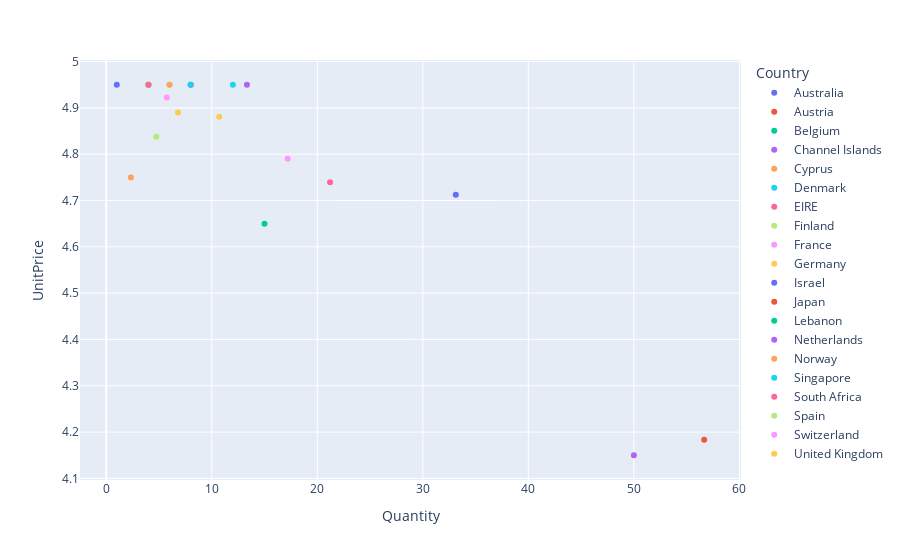

The cell this chart's notebook holds for it:
### Code cell
px.scatter(df3, x='Quantity', y='UnitPrice', color=df3.index)

### Figure 1 — Plotly figure (JSON) as saved in the notebook; plotly's stock layout.template omitted (floating-point values rounded to 4 significant figures)
{"data": [{"hovertemplate": "Country=Australia<br>Quantity=%{x}<br>UnitPrice=%{y}<extra></extra>", "legendgroup": "Australia", "marker": {"color": "#636efa", "symbol": "circle"}, "mode": "markers", "name": "Australia", "orientation": "v", "showlegend": true, "type": "scatter", "x": [33.12], "xaxis": "x", "y": [4.713], "yaxis": "y"}, {"hovertemplate": "Country=Austria<br>Quantity=%{x}<br>UnitPrice=%{y}<extra></extra>", "legendgroup": "Austria", "marker": {"color": "#EF553B", "symbol": "circle"}, "mode": "markers", "name": "Austria", "orientation": "v", "showlegend": true, "type": "scatter", "x": [8], "xaxis": "x", "y": [4.95], "yaxis": "y"}, {"hovertemplate": "Country=Belgium<br>Quantity=%{x}<br>UnitPrice=%{y}<extra></extra>", "legendgroup": "Belgium", "marker": {"color": "#00cc96", "symbol": "circle"}, "mode": "markers", "name": "Belgium", "orientation": "v", "showlegend": true, "type": "scatter", "x": [4], "xaxis": "x", "y": [4.95], "yaxis": "y"}, {"hovertemplate": "Country=Channel Islands<br>Quantity=%{x}<br>UnitPrice=%{y}<extra></extra>", "legendgroup": "Channel Islands", "marker": {"color": "#ab63fa", "symbol": "circle"}, "mode": "markers", "name": "Channel Islands", "orientation": "v", "showlegend": true, "type": "scatter", "x": [13.33], "xaxis": "x", "y": [4.95], "yaxis": "y"}, {"hovertemplate": "Country=Cyprus<br>Quantity=%{x}<br>UnitPrice=%{y}<extra></extra>", "legendgroup": "Cyprus", "marker": {"color": "#FFA15A", "symbol": "circle"}, "mode": "markers", "name": "Cyprus", "orientation": "v", "showlegend": true, "type": "scatter", "x": [2.333], "xaxis": "x", "y": [4.75], "yaxis": "y"}, {"hovertemplate": "Country=Denmark<br>Quantity=%{x}<br>UnitPrice=%{y}<extra></extra>", "legendgroup": "Denmark", "marker": {"color": "#19d3f3", "symbol": "circle"}, "mode": "markers", "name": "Denmark", "orientation": "v", "showlegend": true, "type": "scatter", "x": [12], "xaxis": "x", "y": [4.95], "yaxis": "y"}, {"hovertemplate": "Country=EIRE<br>Quantity=%{x}<br>UnitPrice=%{y}<extra></extra>", "legendgroup": "EIRE", "marker": {"color": "#FF6692", "symbol": "circle"}, "mode": "markers", "name": "EIRE", "orientation": "v", "showlegend": true, "type": "scatter", "x": [21.21], "xaxis": "x", "y": [4.739], "yaxis": "y"}, {"hovertemplate": "Country=Finland<br>Quantity=%{x}<br>UnitPrice=%{y}<extra></extra>", "legendgroup": "Finland", "marker": {"color": "#B6E880", "symbol": "circle"}, "mode": "markers", "name": "Finland", "orientation": "v", "showlegend": true, "type": "scatter", "x": [6], "xaxis": "x", "y": [4.95], "yaxis": "y"}, {"hovertemplate": "Country=France<br>Quantity=%{x}<br>UnitPrice=%{y}<extra></extra>", "legendgroup": "France", "marker": {"color": "#FF97FF", "symbol": "circle"}, "mode": "markers", "name": "France", "orientation": "v", "showlegend": true, "type": "scatter", "x": [5.727], "xaxis": "x", "y": [4.923], "yaxis": "y"}, {"hovertemplate": "Country=Germany<br>Quantity=%{x}<br>UnitPrice=%{y}<extra></extra>", "legendgroup": "Germany", "marker": {"color": "#FECB52", "symbol": "circle"}, "mode": "markers", "name": "Germany", "orientation": "v", "showlegend": true, "type": "scatter", "x": [6.8], "xaxis": "x", "y": [4.89], "yaxis": "y"}, {"hovertemplate": "Country=Israel<br>Quantity=%{x}<br>UnitPrice=%{y}<extra></extra>", "legendgroup": "Israel", "marker": {"color": "#636efa", "symbol": "circle"}, "mode": "markers", "name": "Israel", "orientation": "v", "showlegend": true, "type": "scatter", "x": [1], "xaxis": "x", "y": [4.95], "yaxis": "y"}, {"hovertemplate": "Country=Japan<br>Quantity=%{x}<br>UnitPrice=%{y}<extra></extra>", "legendgroup": "Japan", "marker": {"color": "#EF553B", "symbol": "circle"}, "mode": "markers", "name": "Japan", "orientation": "v", "showlegend": true, "type": "scatter", "x": [56.67], "xaxis": "x", "y": [4.183], "yaxis": "y"}, {"hovertemplate": "Country=Lebanon<br>Quantity=%{x}<br>UnitPrice=%{y}<extra></extra>", "legendgroup": "Lebanon", "marker": {"color": "#00cc96", "symbol": "circle"}, "mode": "markers", "name": "Lebanon", "orientation": "v", "showlegend": true, "type": "scatter", "x": [15], "xaxis": "x", "y": [4.65], "yaxis": "y"}, {"hovertemplate": "Country=Netherlands<br>Quantity=%{x}<br>UnitPrice=%{y}<extra></extra>", "legendgroup": "Netherlands", "marker": {"color": "#ab63fa", "symbol": "circle"}, "mode": "markers", "name": "Netherlands", "orientation": "v", "showlegend": true, "type": "scatter", "x": [50], "xaxis": "x", "y": [4.15], "yaxis": "y"}, {"hovertemplate": "Country=Norway<br>Quantity=%{x}<br>UnitPrice=%{y}<extra></extra>", "legendgroup": "Norway", "marker": {"color": "#FFA15A", "symbol": "circle"}, "mode": "markers", "name": "Norway", "orientation": "v", "showlegend": true, "type": "scatter", "x": [6], "xaxis": "x", "y": [4.95], "yaxis": "y"}, {"hovertemplate": "Country=Singapore<br>Quantity=%{x}<br>UnitPrice=%{y}<extra></extra>", "legendgroup": "Singapore", "marker": {"color": "#19d3f3", "symbol": "circle"}, "mode": "markers", "name": "Singapore", "orientation": "v", "showlegend": true, "type": "scatter", "x": [8], "xaxis": "x", "y": [4.95], "yaxis": "y"}, {"hovertemplate": "Country=South Africa<br>Quantity=%{x}<br>UnitPrice=%{y}<extra></extra>", "legendgroup": "South Africa", "marker": {"color": "#FF6692", "symbol": "circle"}, "mode": "markers", "name": "South Africa", "orientation": "v", "showlegend": true, "type": "scatter", "x": [4], "xaxis": "x", "y": [4.95], "yaxis": "y"}, {"hovertemplate": "Country=Spain<br>Quantity=%{x}<br>UnitPrice=%{y}<extra></extra>", "legendgroup": "Spain", "marker": {"color": "#B6E880", "symbol": "circle"}, "mode": "markers", "name": "Spain", "orientation": "v", "showlegend": true, "type": "scatter", "x": [4.75], "xaxis": "x", "y": [4.838], "yaxis": "y"}, {"hovertemplate": "Country=Switzerland<br>Quantity=%{x}<br>UnitPrice=%{y}<extra></extra>", "legendgroup": "Switzerland", "marker": {"color": "#FF97FF", "symbol": "circle"}, "mode": "markers", "name": "Switzerland", "orientation": "v", "showlegend": true, "type": "scatter", "x": [17.2], "xaxis": "x", "y": [4.79], "yaxis": "y"}, {"hovertemplate": "Country=United Kingdom<br>Quantity=%{x}<br>UnitPrice=%{y}<extra></extra>", "legendgroup": "United Kingdom", "marker": {"color": "#FECB52", "symbol": "circle"}, "mode": "markers", "name": "United Kingdom", "orientation": "v", "showlegend": true, "type": "scatter", "x": [10.71], "xaxis": "x", "y": [4.881], "yaxis": "y"}], "layout": {"legend": {"title": {"text": "Country"}, "tracegroupgap": 0}, "margin": {"t": 60}, "xaxis": {"anchor": "y", "domain": [0, 1], "title": {"text": "Quantity"}}, "yaxis": {"anchor": "x", "domain": [0, 1], "title": {"text": "UnitPrice"}}}}
